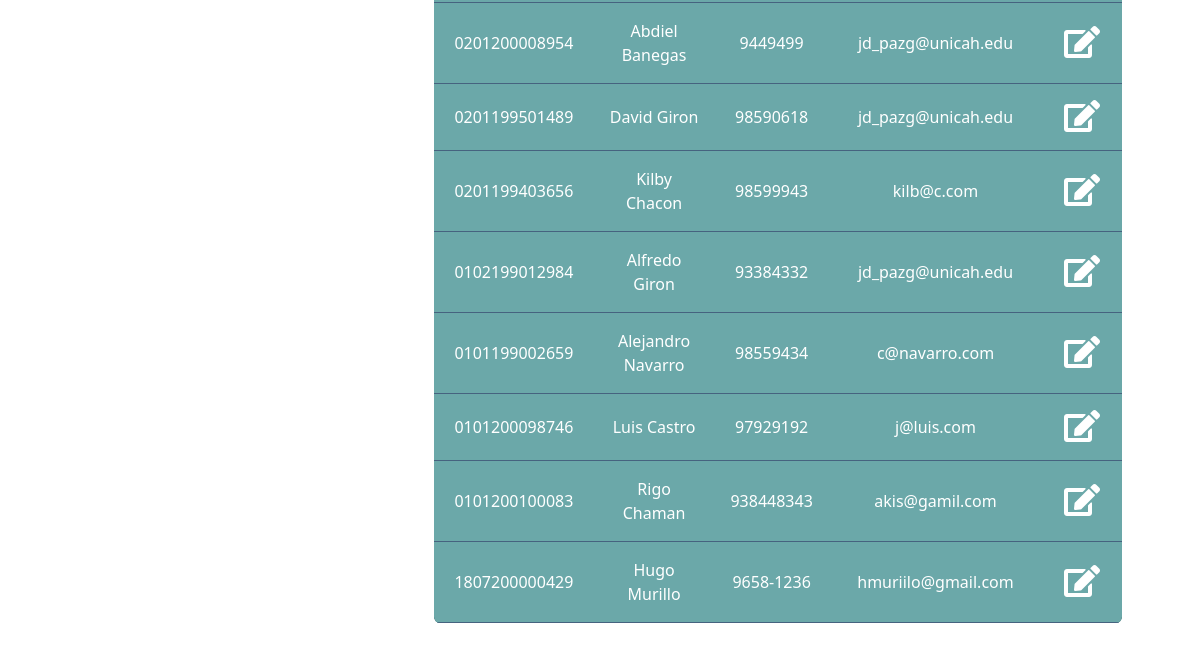
Page /transportAgency/customer/ (signed in, lower part) on the earlier database version.
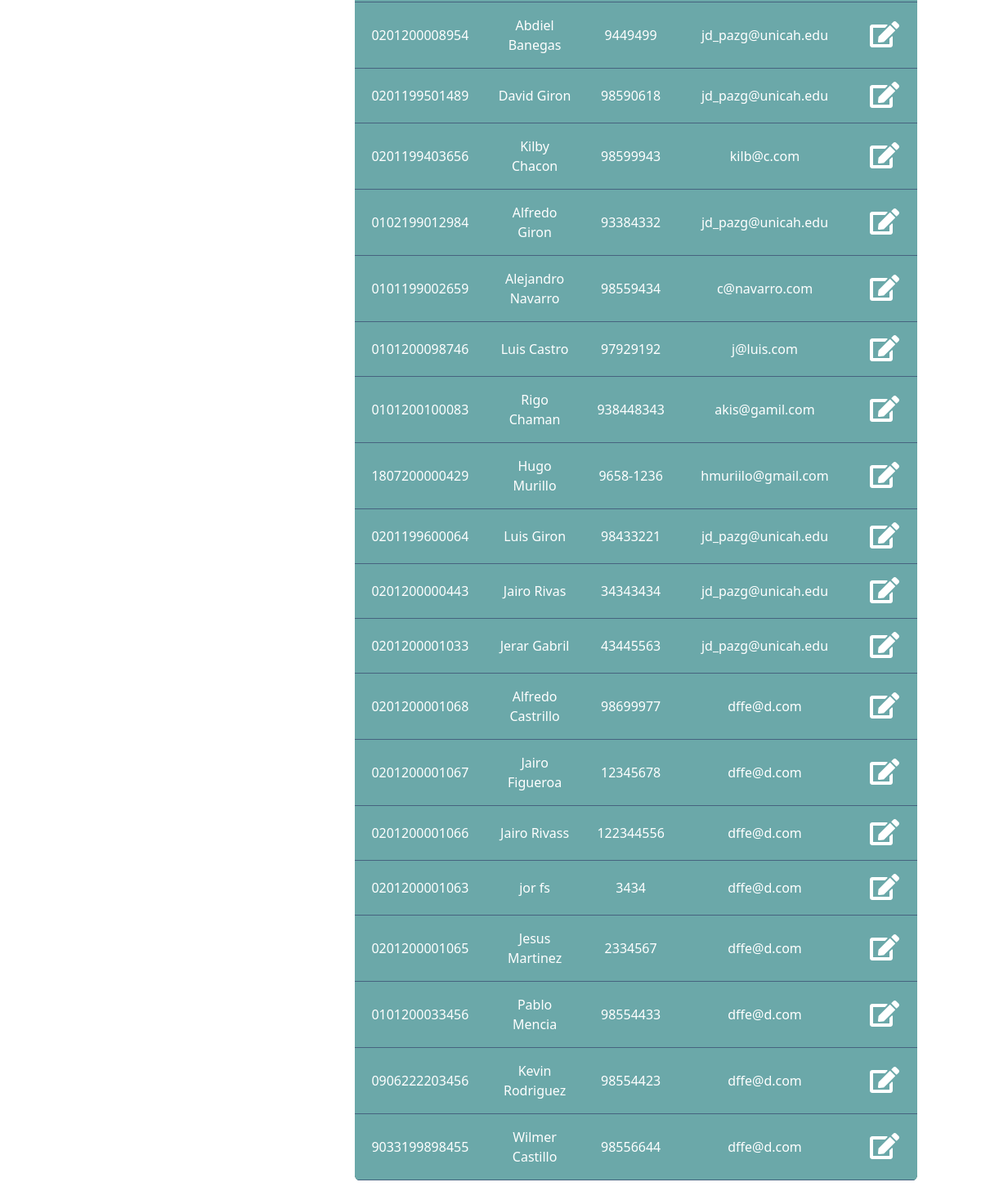
Same page on the later database version.
### app_transportAgency/models.py (models this page shows, shortened)
class Client(models.Model):
    dni        = models.CharField(max_length=13,null=True, blank=True)
    first_name = models.CharField(max_length=50,null=True, blank=True)
    last_name  = models.CharField(max_length=50,null=True, blank=True)
    phone      = models.CharField(max_length=50,null=True, blank=True)
    email      = models.CharField(max_length=50,null=True, blank=True)
    user       = models.OneToOneField(User, on_delete=models.CASCADE, null=True, blank=True)

### app_transportAgency/views.py (the view)
# urls.py: path('customer/', views.customer, name="customer"),
@login_required()
def customer(request):
    if request.user.is_superuser:
        q = request.GET.get('q')
        if q:
            customers = Client.objects.filter(dni__startswith=q)
        else:
            customers = Client.objects.all()
        return render(request, 'transportAgency/customer.html', {
                'customers': customers
            })
    else:
        return HttpResponse("sdjhkhsd")

### app_transportAgency/templates/transportAgency/customer.html (shortened to what this page needs)
{% extends "base.html" %}
{% load static %}
{% block css %}
    <link rel="stylesheet" href="{% static 'transportAgency/css/table.css' %}">
    <link rel="stylesheet" href="{% static 'transportAgency/css/tittle.css' %}">
    <link rel="stylesheet" href="{% static 'transportAgency/css/i.css' %}">
{% endblock %}
{% block container %}
<div class="container">
<div class="row justify-content m-4">
<div class="col-4">
</div>
<div class="col-8">
    <table class="rwd-table" id="id_tabla">
    <tbody>
        {% for c in customers %}
            <tr>
                <td data-th="nombre">{{c.dni}}</td>
                <td data-th="nombre">{{c.first_name}} {{c.last_name}}</td>
                <td data-th="telefono">{{c.phone}}</td>
                <td data-th="correo">{{c.email}}</td>
                <td class="text-center">
                    <a href="{% url 'transportAgency:edit_customer' c.id %}" class="text-white"><span class="fas fa-edit fa-2x"></span></a>
                </td>
            </tr>
        {% endfor %}
    </tbody>
</table>
</div>
<br>
<br>
</div>
{% endblock %}

### global_templates/base.html (shortened to what this page needs)
{% load static %}
<!DOCTYPE html>
<html lang="en">
<head>
    <link rel="stylesheet" href="https://cdnjs.cloudflare.com/ajax/libs/font-awesome/5.15.1/css/all.min.css">
    <link href="{% static 'transportAgency/bootstrap/bootstrap.min.css' %}" rel="stylesheet">
    <link rel="stylesheet" href="{% static 'transportAgency/css/nav.css' %}">
    <link href="https://cdn.jsdelivr.net/npm/bootstrap@5.0.2/dist/css/bootstrap.min.css" rel="stylesheet"
>
    <link href="https://haubek.github.io/dist/css/component-chosen.min.css" rel="stylesheet">
    <link href="https://maxcdn.bootstrapcdn.com/font-awesome/4.7.0/css/font-awesome.min.css" rel="stylesheet" />
    <link href="https://cdn.datatables.net/1.10.25/css/dataTables.bootstrap4.min.css" rel="stylesheet" />
    {% block css %}{% endblock %}
</head>
<body>
    {% block container %}{% endblock %}
</body>
</html>

### app_transportAgency/static/transportAgency/css/table.css (style rules this page uses)
.rwd-table { margin: 1em 0; min-width: 300px; align-content: center; }
.rwd-table tr { border-top: 1px solid #ddd; border-bottom: 1px solid #ddd; }
.rwd-table td { display: block; text-align: center; background-color: #6BA8A9; text-align: center; }
.rwd-table td:first-child { padding-top: 0.5em; }
.rwd-table td:last-child { padding-bottom: 0.5em; }
.rwd-table td:before { content: attr(data-th) ": "; font-weight: bold; width: 6.5em; display: inline-block; }
@media (min-width: 480px) { .rwd-table td:before { display: none; } }
.rwd-table th, .rwd-table td { text-align: center; }
@media (min-width: 480px) { .rwd-table th, .rwd-table td { display: table-cell; padding: 0.25em 0.5em; } }
@media (min-width: 480px) { .rwd-table th:first-child, .rwd-table td:first-child { padding-left: 0; } }
@media (min-width: 480px) { .rwd-table th:last-child, .rwd-table td:last-child { padding-right: 0; } }
.rwd-table { background: #1D4D4F; color: #fff; border-radius: 0.4em; overflow: hidden; margin: 0 auto; }
.rwd-table tr { border-color: #46637f; }
.rwd-table th, .rwd-table td { margin: 0.5em 1em; }
@media (min-width: 480px) { .rwd-table th, .rwd-table td { padding: 1em !important; } }
.rwd-table th, .rwd-table td:before { color: #fff; }

Differences in the rows shown:
added Client: dni "0201199600064", first_name "Luis", last_name "Giron", phone "98433221", email "jd_pazg@unicah.edu"
added Client: dni "0201200000443", first_name "Jairo", last_name "Rivas", phone "34343434", email "jd_pazg@unicah.edu"
added Client: dni "0201200001033", first_name "Jerar", last_name "Gabril", phone "43445563", email "jd_pazg@unicah.edu"
added Client: dni "0201200001068", first_name "Alfredo", last_name "Castrillo", phone "98699977", email "dffe@d.com"
added Client: dni "0201200001067", first_name "Jairo", last_name "Figueroa", phone "12345678", email "dffe@d.com"
added Client: dni "0201200001066", first_name "Jairo", last_name "Rivass", phone "122344556", email "dffe@d.com"
added Client: dni "0201200001063", first_name "jor", last_name "fs", phone "3434", email "dffe@d.com"
added Client: dni "0201200001065", first_name "Jesus", last_name "Martinez", phone "2334567", email "dffe@d.com"
added Client: dni "0101200033456", first_name "Pablo", last_name "Mencia", phone "98554433", email "dffe@d.com"
added Client: dni "0906222203456", first_name "Kevin", last_name "Rodriguez", phone "98554423", email "dffe@d.com"
added Client: dni "9033199898455", first_name "Wilmer", last_name "Castillo", phone "98556644", email "dffe@d.com"
